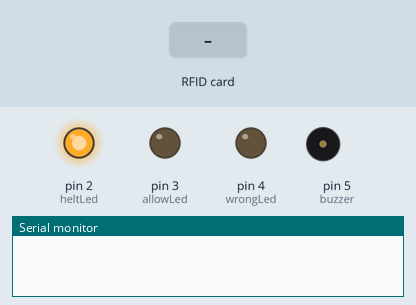
Bench run of a sketch on a simulated Arduino Uno, built with avr-gcc and run on an emulated ATmega328P. Parts: output pins drawn as LEDs (lit = HIGH), buzzer (waves = sounding), the last lines printed to the serial monitor. The test bench sets the inputs (shaded band). Pins used as bus, display or sensor lines are not drawn.

Above: at 1.2 s.
1.3 s: RFID card 5E 7A 19 C4 held to the reader
At 1.5 s:
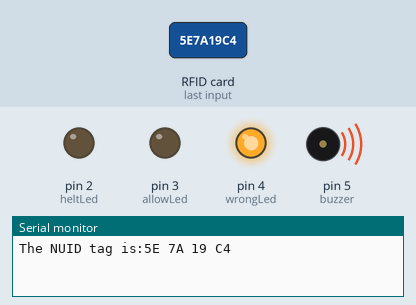
At 2.1 s:
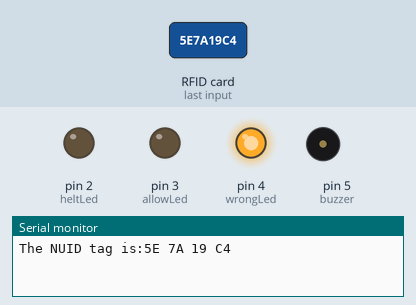
Timing chart, 0 to 4.3 s (numbered marks = the images above; inputs shaded):
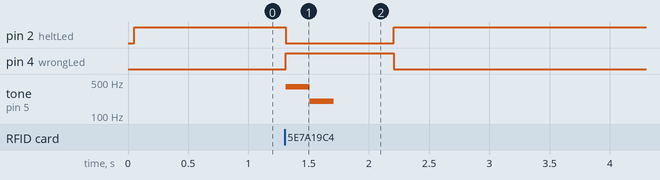

Measured:
- after the input at 1.3 s, pin 2 (heltLed): HIGH → LOW at once, → HIGH 0.90 s later; pin 4 (wrongLed): LOW → HIGH at once, → LOW 0.90 s later; tone on pin 5 (buzzer): silent → 400 Hz at once, → 200 Hz 0.20 s later, → silent 0.20 s later

The sketch:

RFID.ino
```cpp
// (licence header left out)
#include <SPI.h>
#include <MFRC522.h>

#define SS_PIN 10
#define RST_PIN 9

MFRC522 rfid(SS_PIN, RST_PIN); // Instance of the class

MFRC522::MIFARE_Key key;

// Init array that will store new NUID
byte nuidPICC[4];

// My own variables
String ID;
int heltLed=2;
int allowLed=3;
int wrongLed=4;
int buzzer=5;


void setup() {
  Serial.begin(9600);
  pinMode(heltLed,OUTPUT);
  pinMode(allowLed,OUTPUT);
  pinMode(wrongLed,OUTPUT);
  pinMode(buzzer,OUTPUT);
  SPI.begin(); // Init SPI bus
  rfid.PCD_Init(); // Init MFRC522

  for (byte i = 0; i < 6; i++) {
    key.keyByte[i] = 0xFF;
  }
}

void loop() {

  digitalWrite(heltLed,HIGH);

  // Reset the loop if no new card present on the sensor/reader. This saves the entire process when idle.
  if ( ! rfid.PICC_IsNewCardPresent())
    return;

  // Verify if the NUID has been readed
  if ( ! rfid.PICC_ReadCardSerial())
    return;


    // Store NUID into nuidPICC array
    for (byte i = 0; i < 4; i++) {
      nuidPICC[i] = rfid.uid.uidByte[i];
      ID=ID+String(rfid.uid.uidByte[i],HEX)+" ";
    }
    ID.toUpperCase();
    Serial.print(F("The NUID tag is:"));
    Serial.println(ID);

// case number 1
  if(ID=="6A 60 1 81 "){
    digitalWrite(allowLed,HIGH);
    digitalWrite(heltLed,LOW);
    tone(buzzer, 1800);
    delay(120);
    noTone(buzzer);
    tone(buzzer, 2000);
    delay(120);
    noTone(buzzer);
    delay(500);
    digitalWrite(allowLed,LOW);
  }
// case number 2
  else if(ID=="1 2 3 4 "){
    digitalWrite(allowLed,HIGH);
    digitalWrite(heltLed,LOW);
    tone(buzzer, 2500);
    delay(150);
    noTone(buzzer);
    tone(buzzer, 3000);
    delay(300);
    noTone(buzzer);
    delay(500);
    digitalWrite(allowLed,LOW);
  }
// any other cards which leads to wrong
  else{
    digitalWrite(wrongLed,HIGH);
    digitalWrite(heltLed,LOW);
    tone(buzzer, 400);
    delay(200);
    noTone(buzzer);
    tone(buzzer, 200);
    delay(200);
    noTone(buzzer);
    delay(500);
    digitalWrite(wrongLed,LOW);
  }

  // Halt PICC
  rfid.PICC_HaltA();

  // Stop encryption on PCD
  rfid.PCD_StopCrypto1();
  ID="";// keeps ID clear for next loop
}
```
